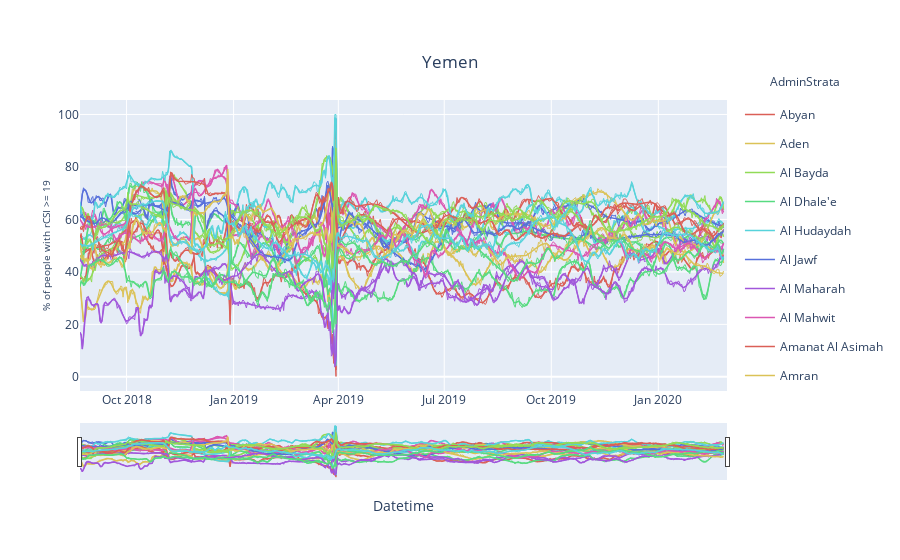

Write notebook code for a chart like this one.
### Code cell
# Create figure.
fig = go.Figure()

colorway = sns.color_palette("hls", 8).as_hex()

for i, col in enumerate(subdf_fit.columns):
    fig.add_trace(go.Scatter(x = subdf_fit.index, y = subdf_fit[col], name = col, line = dict(width = 1.5, 
                                                                                              color = colorway[i % len(colorway)]), 
                             legendgroup = col))
    fig.add_trace(go.Scatter(x = subdf_interpolate.index, y = subdf_interpolate[col], name = col, line = dict(width = 1., 
                                                                                                              color = colorway[i % len(colorway)]), 
                             showlegend = False, legendgroup = col))

# Edit the layout.
fig.update_layout(title = dict(text = Country, y = 0.9, x = 0.5), 
                  yaxis_title = dict(text = "% of people with rCSI >= 19", font = dict(size = 10)))
# Add legend title.
fig.update_layout(annotations = [dict(x = 1.12, y = 1.1, align = "right", valign = "top", text = "AdminStrata", 
                                      showarrow = False, xref = "paper", yref = "paper", xanchor = "center", 
                                      yanchor = "top")])
# Add range slider.
fig.update_layout(xaxis = dict(title = "Datetime", rangeselector = dict(), rangeslider = dict(visible = True), 
                               type = "date"))

fig.show()

### Figure 1 — Plotly figure (JSON) as saved in the notebook; plotly's stock layout.template omitted (floating-point values rounded to 4 significant figures; data arrays with more than 128 entries replaced by an {"elided": "..."} marker saying what was removed)
{"data": [{"legendgroup": "Abyan", "line": {"color": "#db5f57", "width": 1.5}, "name": "Abyan", "type": "scatter", "x": {"elided": "557 str values"}, "y": {"elided": "557 float values"}}, {"legendgroup": "Abyan", "line": {"color": "#db5f57", "width": 1}, "name": "Abyan", "showlegend": false, "type": "scatter", "x": {"elided": "557 str values"}, "y": {"elided": "557 float values"}}, {"legendgroup": "Aden", "line": {"color": "#dbc257", "width": 1.5}, "name": "Aden", "type": "scatter", "x": {"elided": "557 str values"}, "y": {"elided": "557 float values"}}, {"legendgroup": "Aden", "line": {"color": "#dbc257", "width": 1}, "name": "Aden", "showlegend": false, "type": "scatter", "x": {"elided": "557 str values"}, "y": {"elided": "557 float values"}}, {"legendgroup": "Al Bayda", "line": {"color": "#91db57", "width": 1.5}, "name": "Al Bayda", "type": "scatter", "x": {"elided": "557 str values"}, "y": {"elided": "557 float values"}}, {"legendgroup": "Al Bayda", "line": {"color": "#91db57", "width": 1}, "name": "Al Bayda", "showlegend": false, "type": "scatter", "x": {"elided": "557 str values"}, "y": {"elided": "557 float values"}}, {"legendgroup": "Al Dhale'e", "line": {"color": "#57db80", "width": 1.5}, "name": "Al Dhale'e", "type": "scatter", "x": {"elided": "557 str values"}, "y": {"elided": "557 float values"}}, {"legendgroup": "Al Dhale'e", "line": {"color": "#57db80", "width": 1}, "name": "Al Dhale'e", "showlegend": false, "type": "scatter", "x": {"elided": "557 str values"}, "y": {"elided": "557 float values"}}, {"legendgroup": "Al Hudaydah", "line": {"color": "#57d3db", "width": 1.5}, "name": "Al Hudaydah", "type": "scatter", "x": {"elided": "557 str values"}, "y": {"elided": "557 float values"}}, {"legendgroup": "Al Hudaydah", "line": {"color": "#57d3db", "width": 1}, "name": "Al Hudaydah", "showlegend": false, "type": "scatter", "x": {"elided": "557 str values"}, "y": {"elided": "557 float values"}}, {"legendgroup": "Al Jawf", "line": {"color": "#5770db", "width": 1.5}, "name": "Al Jawf", "type": "scatter", "x": {"elided": "557 str values"}, "y": {"elided": "557 float values"}}, {"legendgroup": "Al Jawf", "line": {"color": "#5770db", "width": 1}, "name": "Al Jawf", "showlegend": false, "type": "scatter", "x": {"elided": "557 str values"}, "y": {"elided": "557 float values"}}, {"legendgroup": "Al Maharah", "line": {"color": "#a157db", "width": 1.5}, "name": "Al Maharah", "type": "scatter", "x": {"elided": "557 str values"}, "y": {"elided": "557 float values"}}, {"legendgroup": "Al Maharah", "line": {"color": "#a157db", "width": 1}, "name": "Al Maharah", "showlegend": false, "type": "scatter", "x": {"elided": "557 str values"}, "y": {"elided": "557 float values"}}, {"legendgroup": "Al Mahwit", "line": {"color": "#db57b2", "width": 1.5}, "name": "Al Mahwit", "type": "scatter", "x": {"elided": "557 str values"}, "y": {"elided": "557 float values"}}, {"legendgroup": "Al Mahwit", "line": {"color": "#db57b2", "width": 1}, "name": "Al Mahwit", "showlegend": false, "type": "scatter", "x": {"elided": "557 str values"}, "y": {"elided": "557 float values"}}, {"legendgroup": "Amanat Al Asimah", "line": {"color": "#db5f57", "width": 1.5}, "name": "Amanat Al Asimah", "type": "scatter", "x": {"elided": "557 str values"}, "y": {"elided": "557 float values"}}, {"legendgroup": "Amanat Al Asimah", "line": {"color": "#db5f57", "width": 1}, "name": "Amanat Al Asimah", "showlegend": false, "type": "scatter", "x": {"elided": "557 str values"}, "y": {"elided": "557 float values"}}, {"legendgroup": "Amran", "line": {"color": "#dbc257", "width": 1.5}, "name": "Amran", "type": "scatter", "x": {"elided": "557 str values"}, "y": {"elided": "557 float values"}}, {"legendgroup": "Amran", "line": {"color": "#dbc257", "width": 1}, "name": "Amran", "showlegend": false, "type": "scatter", "x": {"elided": "557 str values"}, "y": {"elided": "557 float values"}}, {"legendgroup": "Dhamar", "line": {"color": "#91db57", "width": 1.5}, "name": "Dhamar", "type": "scatter", "x": {"elided": "557 str values"}, "y": {"elided": "557 float values"}}, {"legendgroup": "Dhamar", "line": {"color": "#91db57", "width": 1}, "name": "Dhamar", "showlegend": false, "type": "scatter", "x": {"elided": "557 str values"}, "y": {"elided": "557 float values"}}, {"legendgroup": "Hadramaut", "line": {"color": "#57db80", "width": 1.5}, "name": "Hadramaut", "type": "scatter", "x": {"elided": "557 str values"}, "y": {"elided": "557 float values"}}, {"legendgroup": "Hadramaut", "line": {"color": "#57db80", "width": 1}, "name": "Hadramaut", "showlegend": false, "type": "scatter", "x": {"elided": "557 str values"}, "y": {"elided": "557 float values"}}, {"legendgroup": "Hajjah", "line": {"color": "#57d3db", "width": 1.5}, "name": "Hajjah", "type": "scatter", "x": {"elided": "557 str values"}, "y": {"elided": "557 float values"}}, {"legendgroup": "Hajjah", "line": {"color": "#57d3db", "width": 1}, "name": "Hajjah", "showlegend": false, "type": "scatter", "x": {"elided": "557 str values"}, "y": {"elided": "557 float values"}}, {"legendgroup": "Ibb", "line": {"color": "#5770db", "width": 1.5}, "name": "Ibb", "type": "scatter", "x": {"elided": "557 str values"}, "y": {"elided": "557 float values"}}, {"legendgroup": "Ibb", "line": {"color": "#5770db", "width": 1}, "name": "Ibb", "showlegend": false, "type": "scatter", "x": {"elided": "557 str values"}, "y": {"elided": "557 float values"}}, {"legendgroup": "Lahj", "line": {"color": "#a157db", "width": 1.5}, "name": "Lahj", "type": "scatter", "x": {"elided": "557 str values"}, "y": {"elided": "557 float values"}}, {"legendgroup": "Lahj", "line": {"color": "#a157db", "width": 1}, "name": "Lahj", "showlegend": false, "type": "scatter", "x": {"elided": "557 str values"}, "y": {"elided": "557 float values"}}, {"legendgroup": "Marib", "line": {"color": "#db57b2", "width": 1.5}, "name": "Marib", "type": "scatter", "x": {"elided": "557 str values"}, "y": {"elided": "557 float values"}}, {"legendgroup": "Marib", "line": {"color": "#db57b2", "width": 1}, "name": "Marib", "showlegend": false, "type": "scatter", "x": {"elided": "557 str values"}, "y": {"elided": "557 float values"}}, {"legendgroup": "Raymah", "line": {"color": "#db5f57", "width": 1.5}, "name": "Raymah", "type": "scatter", "x": {"elided": "557 str values"}, "y": {"elided": "557 float values"}}, {"legendgroup": "Raymah", "line": {"color": "#db5f57", "width": 1}, "name": "Raymah", "showlegend": false, "type": "scatter", "x": {"elided": "557 str values"}, "y": {"elided": "557 float values"}}, {"legendgroup": "Sa'ada", "line": {"color": "#dbc257", "width": 1.5}, "name": "Sa'ada", "type": "scatter", "x": {"elided": "557 str values"}, "y": {"elided": "557 float values"}}, {"legendgroup": "Sa'ada", "line": {"color": "#dbc257", "width": 1}, "name": "Sa'ada", "showlegend": false, "type": "scatter", "x": {"elided": "557 str values"}, "y": {"elided": "557 float values"}}, {"legendgroup": "Sana'a", "line": {"color": "#91db57", "width": 1.5}, "name": "Sana'a", "type": "scatter", "x": {"elided": "557 str values"}, "y": {"elided": "557 float values"}}, {"legendgroup": "Sana'a", "line": {"color": "#91db57", "width": 1}, "name": "Sana'a", "showlegend": false, "type": "scatter", "x": {"elided": "557 str values"}, "y": {"elided": "557 float values"}}, {"legendgroup": "Shabwah", "line": {"color": "#57db80", "width": 1.5}, "name": "Shabwah", "type": "scatter", "x": {"elided": "557 str values"}, "y": {"elided": "557 float values"}}, {"legendgroup": "Shabwah", "line": {"color": "#57db80", "width": 1}, "name": "Shabwah", "showlegend": false, "type": "scatter", "x": {"elided": "557 str values"}, "y": {"elided": "557 float values"}}, {"legendgroup": "Taizz", "line": {"color": "#57d3db", "width": 1.5}, "name": "Taizz", "type": "scatter", "x": {"elided": "557 str values"}, "y": {"elided": "557 float values"}}, {"legendgroup": "Taizz", "line": {"color": "#57d3db", "width": 1}, "name": "Taizz", "showlegend": false, "type": "scatter", "x": {"elided": "557 str values"}, "y": {"elided": "557 float values"}}], "layout": {"annotations": [{"align": "right", "showarrow": false, "text": "AdminStrata", "valign": "top", "x": 1.12, "xanchor": "center", "xref": "paper", "y": 1.1, "yanchor": "top", "yref": "paper"}], "title": {"text": "Yemen", "x": 0.5, "y": 0.9}, "xaxis": {"rangeslider": {"visible": true}, "title": {"text": "Datetime"}, "type": "date"}, "yaxis": {"title": {"font": {"size": 10}, "text": "% of people with rCSI >= 19"}}}}
